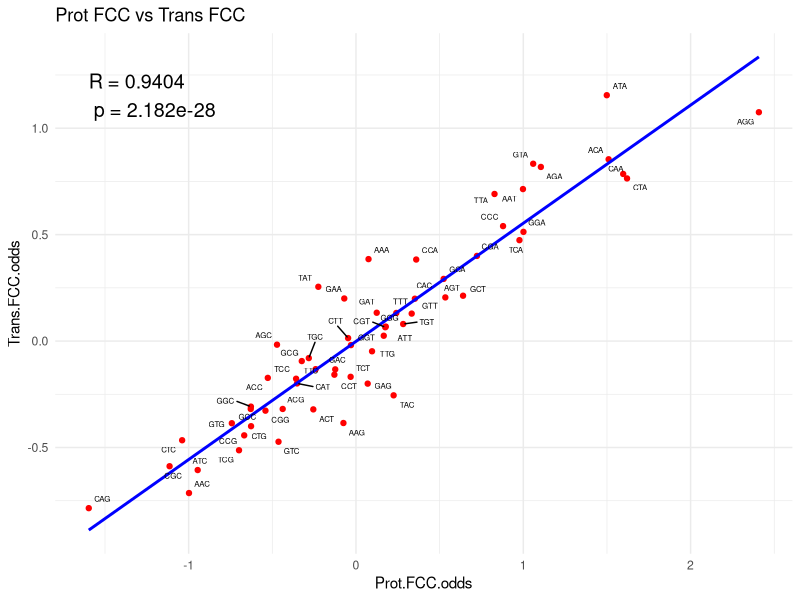
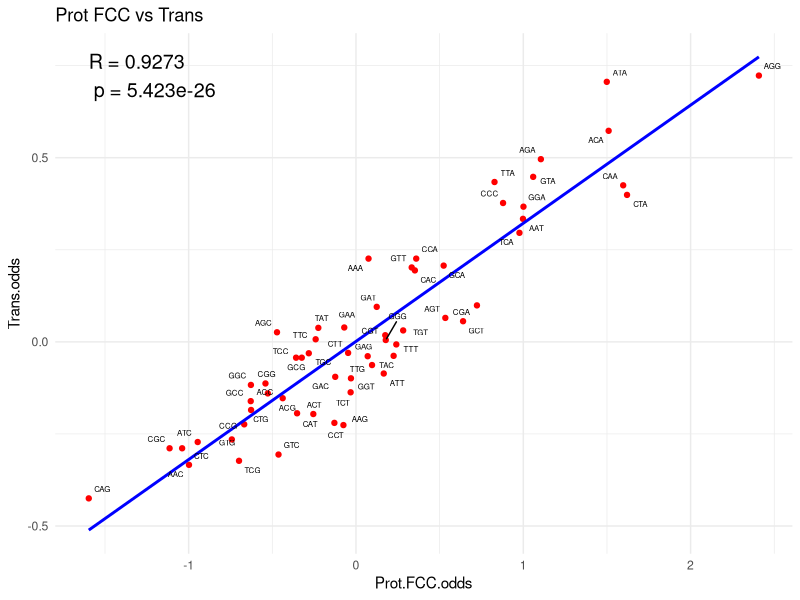
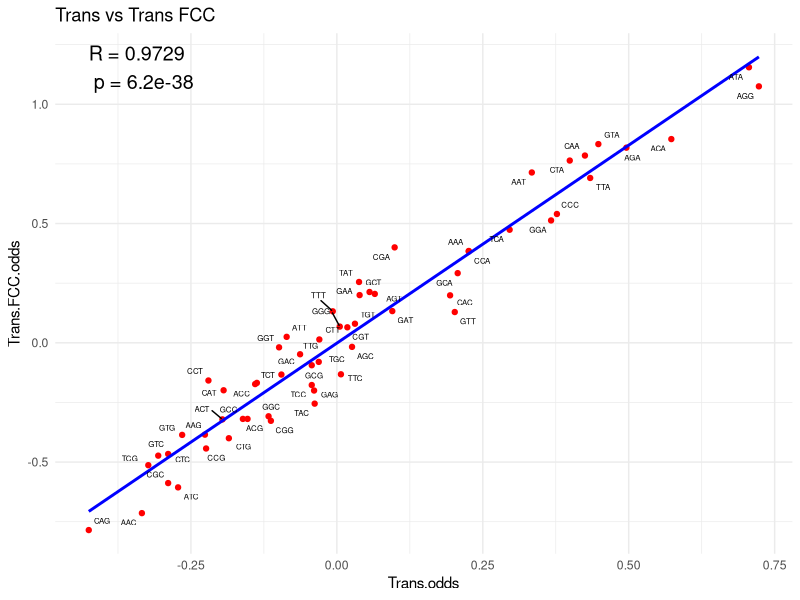

Write the R code that produced these figures, in order.
#Change directory to fig_4 
#read in each file to a vector for each file - can run the function for each file in the directory
#or you could merge the three files... so then you dont have to do the for loop
library(ggplot2)
library(ggrepel)

prot_FCC <- read.csv("Prot_FCC_log_odds.csv")
trans_FCC <- read.csv("Trans_FCC_log_odds.csv")
trans <- read.csv("Trans_log_odds.csv")

#Rename columns of the log_odds in each 
names(prot_FCC)[names(prot_FCC) == "Log_Odds"] <- "Prot.FCC.odds"
names(trans_FCC)[names(trans_FCC) == "Log_Odds"] <- "Trans.FCC.odds"
names(trans)[names(trans) == "Log_Odds"] <- "Trans.odds"

names(prot_FCC)[names(prot_FCC) == "Std_Error"] <- "Prot.FCC.Std"
names(trans_FCC)[names(trans_FCC) == "Std_Error"] <- "Trans.FCC.Std"
names(trans)[names(trans) == "Std_Error"] <- "Trans.Std"

merged_list <- list(prot_FCC, trans_FCC, trans)

merged_df <- Reduce(function(x,y) merge(x,y, by = c("Amino_acid","Codon"), all=TRUE), merged_list)

merged_df <- merged_df[, c("Amino_acid", "Codon",  
                           "Prot.FCC.odds", "Prot.FCC.Std", 
                           "Trans.FCC.odds", "Trans.FCC.Std",  
                           "Trans.odds", "Trans.Std", 
                           "Last_base")]

Prot_FCC <- unlist(merged_df$Prot.FCC.odds)
Trans_FCC <- unlist(merged_df$Trans.FCC.odds)
Trans <- unlist(merged_df$Trans.odds)

cor_test1 <- cor.test(Prot_FCC, Trans_FCC, method = "pearson")
cor_test2 <- cor.test(Prot_FCC, Trans, method = "pearson")
cor_test3 <- cor.test(Trans, Trans_FCC, method = "pearson")

r1_value <- round(cor_test1$estimate, digits = 4)
p1_value <- signif(cor_test1$p.value, digits = 4)
r2_value <- round(cor_test2$estimate, digits = 4)
p2_value <- signif(cor_test2$p.value, digits = 4)
r3_value <- round(cor_test3$estimate, digits = 4)
p3_value <- signif(cor_test3$p.value, digits = 4)

plot_pairs <- list(
  list(x = "Prot.FCC.odds", y = "Trans.FCC.odds", title = "Prot FCC vs Trans FCC", filename = "ProtFCC_vs_TransFCC_Refined.pdf", r = r1_value, p = p1_value),
  list(x = "Prot.FCC.odds", y = "Trans.odds", title = "Prot FCC vs Trans", filename = "ProtFCC_vs_Trans_Refined.pdf", r = r2_value, p = p2_value),
  list(x = "Trans.odds", y = "Trans.FCC.odds", title = "Trans vs Trans FCC", filename = "Trans_vs_TransFCC_Refined.pdf", r = r3_value, p = p3_value)
)

for (plot in plot_pairs) {
  
  pdf(plot$filename, width = 10, height = 5)
  
  ggplot_obj <- ggplot(merged_df, aes(x = .data[[plot$x]], y = .data[[plot$y]])) +
    geom_point(color = "red") +  
    geom_smooth(method = "lm", color = "blue", se = FALSE) +  
    geom_text_repel(aes(label = Codon), size = 2, max.overlaps = Inf) +  
    labs(x = plot$x, y = plot$y, title = plot$title) +
    annotate("text", x = min(merged_df[[plot$x]]), y = max(merged_df[[plot$y]]),
             label = paste0("R = ", plot$r, "\n p = ", plot$p),
             hjust = 0, size = 5) +
    theme_minimal()
  
  
  print(ggplot_obj)
  
 
  dev.off()
}


  # Generate scatter plot
    # Open PDF
    # Loop through each plot pair and generate the scatter plots
      # Print plot to PDF
